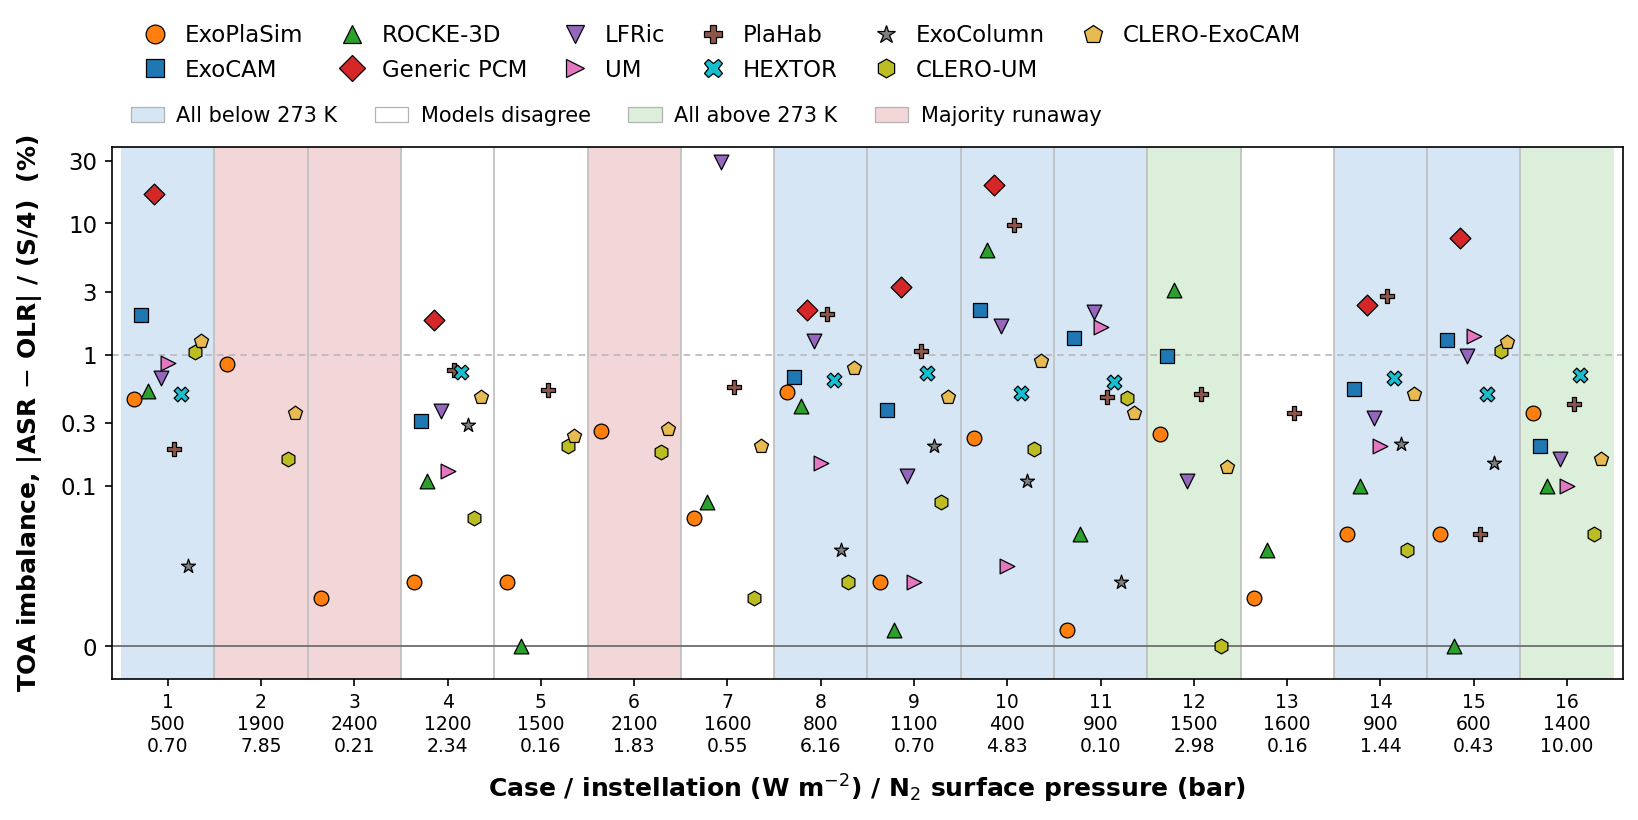

Reproduce this figure in Python.
import numpy as np
import matplotlib.pyplot as plt
from matplotlib.lines import Line2D
from matplotlib.patches import Patch

# Axis labels in bold, and set a little clear of the tick labels
plt.rcParams[ 'axes.labelweight' ] = 'bold'
plt.rcParams[ 'axes.labelpad' ]    = 8

# ─── Top-of-atmosphere energy balance for all SAMOSA cases ───────────────────
#
# Plotted quantity is the magnitude of the residual TOA radiative imbalance
#
#     | ASR - OLR | / ( S / 4 )  x 100 %
#
# expressed as a percentage of the global mean incident stellar flux S/4, which
# is fixed by the experiment design and therefore identical across models. The
# figure is a convergence check, and how far a run sits from balance is what
# that check turns on, so the magnitude is plotted and the sign suppressed: a
# case is equilibrated if it lies below the 1% rule, whatever the direction of
# its residual. The signed values are retained in the dict below, since the
# direction still matters where the text attributes a warm bias to a run that
# had not finished cooling.
#
# OLR and ASR are the standardized SAMOSA global output quantities:
#   ExoCAM       samosaN.cam.h0.avg.nc, gw-weighted FSNT and FLUT. FSNTOA and
#                every clear-sky field are archived as identically zero in the
#                submitted files, so FSNT (top of model) is the only usable
#                shortwave flux and the summary TOAALB/toaEBAL cannot be
#                reproduced from the primary output. We therefore derive
#                ExoCAM from the NetCDF as we do every other model rather than
#                mixing sources. The gw-weighted TS reproduces the summary TS
#                exactly for all 11 files, which validates the weighting.
#                This route also recovers Case 7, which has no summary row.
#   ExoPlaSim    exoplasim/samosaNN.nc, area-weighted rst / rlut
#   ROCKE-3D     rocke3d/rocke_NNq.nc, -trnf_toa_hemis[2] / srnf_toa_hemis[2]
#   Generic PCM  genericpcm/OHT_off/case-N/samosa_gcm_output_case-N_OHT_off.dat
#   LFRic        lfric/samosa_global_diagnostics_lfric_2026-09-10.txt
#   UM           um/global_UM.dat
#   CLERO-UM,    clero/CLERO-*/samosa_CLERO-*_caseNN.nc, area_weight-weighted
#   CLERO-ExoCAM asr / olr. CLERO is an emulator, so for it this is a check on
#                the energy closure of its predicted climate, not convergence.
#   PlaHab       plahab/simulations/sampleN/global_samosa_plahab_*
#                (the simulations/ copies are authoritative; the top-level
#                 seq1sam4 file is a stale duplicate that disagrees by ~3 K)
# ─────────────────────────────────────────────────────────────────────────────

nan = np.nan
cases = np.arange( 1, 17 )

# QMC sample points, for the axis annotation
flux1 = np.array( [ 500, 1900, 2400, 1200, 1500, 2100, 1600, 800, 1100, 400, 900, 1500, 1600, 900, 600, 1400 ] )
pres1 = np.array( [ 0.70, 7.85, 0.21, 2.34, 0.16, 1.83, 0.55, 6.16, 0.70, 4.83, 0.10, 2.98, 0.16, 1.44, 0.43, 10.0 ] )

# Residual TOA imbalance, per cent of incident flux (nan = no data submitted)
imbalance = {
    'ExoPlaSim':   np.array( [  0.46,   0.85,   0.03,  -0.04,   0.04,   0.26,   0.08,   0.52,  -0.04,   0.23,  -0.01,   0.25,   0.03,   0.07,   0.07,   0.36 ] ),
    'ExoCAM':      np.array( [  2.00,    nan,    nan,   0.31,    nan,    nan,  -5.23,   0.68,   0.38,   2.19,   1.35,   0.97,    nan,   0.55,   1.30,   0.20 ] ),
    'ROCKE-3D':    np.array( [  0.53,  -8.94,    nan,   0.11,   0.00, -16.21,   0.09,   0.41,   0.01,   6.32,   0.07,  -3.12,  -0.06,  -0.10,   0.00,  -0.10 ] ),
    'Generic PCM': np.array( [ 16.81, -23.95, -36.01,   1.83, -24.56, -31.78, -20.63,   2.18,   3.27,  19.66,  13.26, -12.10, -28.24,   2.41,   7.70, -10.70 ] ),
    'LFRic':       np.array( [  0.66,    nan,    nan,  -0.37,    nan,    nan,  29.09,  -1.28,  -0.12,  -1.65,   2.12,  -0.11,    nan,  -0.33,   0.98,   0.16 ] ),
    'PlaHab':      np.array( [ -0.19,    nan,    nan,   0.76,  -0.54,    nan,  -0.57,   2.04,   1.06,  -9.65,  -0.48,  -0.50,  -0.36,   2.79,  -0.07,  -0.42 ] ),
    'HEXTOR':      np.array( [ -0.50,    nan,    nan,  -0.74,    nan,    nan,    nan,  -0.64,  -0.72,  -0.51,  -0.62,    nan,    nan,  -0.66,  -0.50,  -0.70 ] ),
    'ExoColumn':   np.array( [ -0.05,    nan,    nan,  -0.29,    nan,    nan,    nan,   0.06,  -0.20,   0.11,  -0.04,    nan,    nan,  -0.21,  -0.15,    nan ] ),
    'UM':          np.array( [  0.86,    nan,    nan,  -0.13,    nan,    nan,    nan,   0.15,   0.04,   0.05,   1.62,    nan,    nan,  -0.20,   1.39,  -0.10 ] ),
    'CLERO-UM':     np.array( [  1.05,  -0.16,    nan,  -0.08,   0.20,  -0.18,   0.03,  -0.04,   0.09,   0.19,   0.47,   0.00,    nan,  -0.06,   1.07,  -0.07 ] ),
    'CLERO-ExoCAM': np.array( [  1.26,  -0.36,    nan,   0.48,   0.24,  -0.27,   0.20,   0.79,   0.48,   0.89,   0.36,   0.14,    nan,   0.50,   1.24,  -0.16 ] ),
}

# True where the case is carried into the analysis of Figures 2-5; False where
# the group submitted output but classified the run as runaway or unstable.
# Only the True cases are plotted: this figure is a convergence check on the
# runs that actually enter the analysis, so a rejected run has no bearing on
# whether the results shown elsewhere are equilibrated. The imbalances of the
# rejected runs are quoted in the text where they bear on a group's own
# classification.
#
# LFRic Cases 8, 10 and 11 (submitted 2026-09-10) are the first LFRic cases
# other than Case 7 to sit above the 1% rule, at -1.28, -1.65 and +2.12%. That
# is the same band as ExoCAM Cases 1 and 10 and PlaHab Cases 8 and 14, all
# carried. On a Planck-only estimate the residual is worth at most ~2 K of
# further drift in the global mean (Case 11, 4.8 W/m^2 over 4*sigma*T^3 at
# 227.5 K), far inside the 30-60 K inter-model spread at those points. They are
# accepted without further query.
#
# LFRic Case 7 (submitted 2026-09-04) is accepted, and is by a wide margin the
# largest imbalance carried anywhere in this figure: +29.09%, against -1.65 to
# +2.12% over every other LFRic case. It was queried with the LFRic group
# rather than assumed to be a spin-up artifact, and Sergeev confirmed the
# imbalance is persistent rather than decaying, attributing it to a cloud layer
# that becomes stuck at the top of the model domain. It is therefore a property
# of the model configuration at this point in parameter space, not an
# unequilibrated run, and it is carried on the same footing as every other
# submitted case. The accompanying diagnostics are consistent with that
# reading and equally extreme: planetary albedo 3.4% against 21-36% elsewhere
# in the model, stratospheric specific humidity 3.04e-01 kg/kg, over 500 times
# the next wettest LFRic case (5.44e-04 at Case 11, whose model top is only
# 1.4 hPa over a 0.1 bar surface), and an OLR of 502.6 W/m^2 over a 1735 kg/m^2
# water column, far above the ~276-288 W/m^2 at which LFRic's own Cases 12 and
# 16 settle. Its 400.52 K global mean is 107.5 K above the warmest other model
# at this sample point (PlaHab 293.0 K; ExoPlaSim 279.7, ROCKE-3D 267.7), so it
# is an outlier in the ensemble comparison as well and should be read as one.
accepted = {
    'ExoPlaSim':   np.array( [ True ] * 16 ),
    'ExoCAM':      np.array( [ True, False, False, True, False, False, False, True, True, True, True, True, False, True, True, True ] ),
    'ROCKE-3D':    np.array( [ True, False, False, True, True, False, True, True, True, True, True, True, True, True, True, True ] ),
    'Generic PCM': np.array( [ True, False, False, True, False, False, False, True, True, True, False, False, False, True, True, False ] ),
    'LFRic':       np.array( [ True, False, False, True, False, False, True, True, True, True, True, True, False, True, True, True ] ),
    'PlaHab':      np.array( [ True, False, False, True, True, False, True, True, True, True, True, True, True, True, True, True ] ),
    'HEXTOR':      np.array( [ True, False, False, True, False, False, False, True, True, True, True, False, False, True, True, True ] ),
    'ExoColumn':   np.array( [ True, False, False, True, False, False, False, True, True, True, True, False, False, True, True, False ] ),
    'UM':          np.array( [ True, False, False, True, False, False, False, True, True, True, True, False, False, True, True, True ] ),
    'CLERO-UM':     np.array( [ True, True, False, True, True, True, True, True, True, True, True, True, False, True, True, True ] ),
    'CLERO-ExoCAM': np.array( [ True, True, False, True, True, True, True, True, True, True, True, True, False, True, True, True ] ),
}

# Colors follow the selectcases figures so the models read consistently
style = {
    'ExoPlaSim':   dict( color='#ff7f0e', marker='o' ),
    'ExoCAM':      dict( color='#1f77b4', marker='s' ),
    'ROCKE-3D':    dict( color='#2ca02c', marker='^' ),
    'Generic PCM': dict( color='#d62728', marker='D' ),
    'LFRic':       dict( color='#9467bd', marker='v' ),
    'PlaHab':      dict( color='#8c564b', marker='P' ),
    'HEXTOR':      dict( color='#17becf', marker='X' ),
    'ExoColumn':   dict( color='#7f7f7f', marker='*' ),
    'UM':          dict( color='#e377c2', marker='>' ),
    'CLERO-UM':     dict( color='#bcbd22', marker='h' ),
    'CLERO-ExoCAM': dict( color='#e7ba52', marker='p' ),
}

# Regime of each case, on the consensus rule of fig_summary.py but evaluated at
# the sample point from the models that actually ran it, rather than from the
# kriged field. 'runaway' where at least half of the four full-coverage models
# (ExoPlaSim, ExoCAM, ROCKE-3D, PlaHab) fail; otherwise 'frozen' if every model
# with data there puts the global mean below 273.16 K, 'warm' if every model
# puts it above, and 'mixed' if they disagree on the sign.
# Case 9 was 'mixed' while HEXTOR put it at 278.2 K, and is 'frozen' again since
# HEXTOR's RH 0.8 resubmission (2026-09-16) brought it to 267.9 K. The UM
# (2026-10-09) changes no case. CLERO, an emulator, is left out of the rule, as
# it is out of every ensemble statistic. Re-run the
# sample-point cross-check against fig_summary.py after any resubmission.
regime = [ 'frozen', 'runaway', 'runaway', 'mixed', 'mixed', 'runaway', 'mixed', 'frozen',
           'frozen', 'frozen', 'frozen', 'warm', 'mixed', 'frozen', 'frozen', 'warm' ]

# Colors are taken from fig_summary.py so the two figures read as one scheme
regime_color = { 'frozen':  '#d6e6f4',     # every model below 273.16 K
                 'warm':    '#dcefdb',     # every model above 273.16 K
                 'mixed':   '#ffffff',     # models disagree on the sign
                 'runaway': '#f2d6d8' }    # majority of full-coverage models runaway
regime_label = { 'frozen':  'All below 273 K',
                 'mixed':   'Models disagree',
                 'warm':    'All above 273 K',
                 'runaway': 'Majority runaway' }

models   = [ 'ExoPlaSim', 'ExoCAM', 'ROCKE-3D', 'Generic PCM', 'LFRic', 'UM', 'PlaHab', 'HEXTOR', 'ExoColumn',
             'CLERO-UM', 'CLERO-ExoCAM' ]
tol      = 1.0      # per cent; below which a run is taken as equilibrated
# Plotting the magnitude frees the half of the axis that used to carry the
# negative residuals, so the linear/log crossover drops from 1.0 to 0.1 and the
# well-converged cluster, which is most of the ensemble, is resolved rather than
# compressed against the zero line. Exact zeros still plot, which a pure log
# axis would not allow.
linthresh = 0.1     # per cent; linear/log crossover of the symlog axis

fig, ax = plt.subplots( figsize=( 13, 4.6 ) )

# Shade each case by its climate regime, in the colors of Figure 14, so the
# convergence diagnostic can be read against the regime it belongs to.
for i, r in zip( cases, regime ):
    ax.axvspan( i - 0.5, i + 0.5, color=regime_color[ r ], lw=0, zorder=0 )

# Regime color alone does not separate the cases, since neighbours sharing a
# regime merge into one block, so the boundaries are ruled explicitly.
for i in range( 1, 16 ):
    ax.axvline( i + 0.5, color='0.74', lw=0.8, zorder=0.5 )

# Perfect balance is the foot of the axis, and the tolerance is a single rule
# rather than a symmetric pair, so a converged run is one that plots below it.
ax.axhline( 0.0, color='0.45', lw=0.9, zorder=2 )
ax.axhline( tol, color='0.72', lw=0.8, ls=( 0, ( 4, 3 ) ), zorder=1 )

offsets = np.linspace( -0.36, 0.36, len( models ) )

for off, name in zip( offsets, models ):
    ok = accepted[ name ]
    st = style[ name ]
    x  = cases + off

    y = np.abs( imbalance[ name ] )
    good = ~np.isnan( y ) & ok
    ax.scatter( x[ good ], y[ good ], marker=st[ 'marker' ], s=50,
                facecolors=st[ 'color' ], edgecolors='k', linewidths=0.6, zorder=4 )

ax.set_yscale( 'symlog', linthresh=linthresh, linscale=1.1 )
ax.set_yticks( [ 0, 0.1, 0.3, 1, 3, 10, 30 ] )
ax.set_yticklabels( [ '0', '0.1', '0.3', '1', '3', '10', '30' ] )
# The upper limit has to clear LFRic Case 7 at 29.09%, the largest imbalance
# carried anywhere in the ensemble; at the previous limit of 26 it was silently
# clipped off the top of the axis. The lower limit sits just below zero so that
# the exactly balanced ROCKE-3D cases are not cut in half by the spine.
ax.set_ylim( -0.02, 38 )
ax.set_ylabel( 'TOA imbalance, |ASR $-$ OLR| / (S/4)  (%)', fontsize=12 )

ax.set_xlim( 0.4, 16.6 )
ax.set_xticks( cases )
ax.set_xticklabels( [ f'{c}\n{f:.0f}\n{p:.2f}' for c, f, p in zip( cases, flux1, pres1 ) ], fontsize=9 )
ax.set_xlabel( 'Case / instellation (W m$^{-2}$) / N$_2$ surface pressure (bar)', fontsize=12, labelpad=8 )

ax.tick_params( axis='y', labelsize=11 )

# One marker shape and color per model, and nothing else encoded in the symbol
model_handles = [ Line2D( [0], [0], marker=style[ m ][ 'marker' ], color='none',
                          markerfacecolor=style[ m ][ 'color' ], markeredgecolor='k',
                          markeredgewidth=0.6, markersize=9, label=m ) for m in models ]

regime_handles = [ Patch( facecolor=regime_color[ r ], edgecolor='0.7', linewidth=0.6,
                          label=regime_label[ r ] )
                   for r in ( 'frozen', 'mixed', 'warm', 'runaway' ) ]

fig.legend( handles=model_handles, loc='lower left', ncol=6, fontsize=11,
            bbox_to_anchor=( 0.0, 1.085 ), bbox_transform=ax.transAxes,
            frameon=False, columnspacing=1.1, handletextpad=0.3 )
fig.legend( handles=regime_handles, loc='lower left', ncol=4, fontsize=10,
            bbox_to_anchor=( 0.0, 1.005 ), bbox_transform=ax.transAxes,
            frameon=False, columnspacing=1.8, handletextpad=0.6, handlelength=1.6 )

fig.savefig( "fig_energy_balance.png", bbox_inches='tight', dpi=150 )
fig.savefig( "fig_energy_balance.eps", bbox_inches='tight' )
